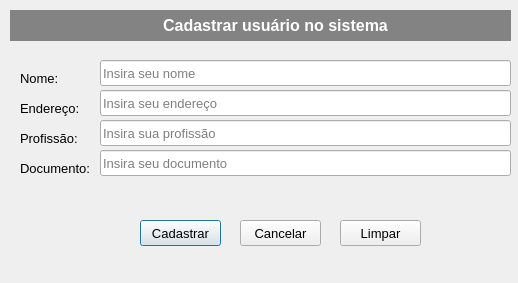
<?xml version="1.0" encoding="UTF-8"?>
<ui version="4.0">
 <class>cadastro</class>
 <widget class="QDialog" name="cadastro">
  <property name="geometry">
   <rect>
    <x>0</x>
    <y>0</y>
    <width>518</width>
    <height>283</height>
   </rect>
  </property>
  <property name="windowTitle">
   <string>Cadastro</string>
  </property>
  <widget class="QLabel" name="label">
   <property name="geometry">
    <rect>
     <x>10</x>
     <y>10</y>
     <width>501</width>
     <height>31</height>
    </rect>
   </property>
   <property name="styleSheet">
    <string notr="true">background-color: rgb(131, 131, 131);
border-color: rgb(3, 3, 3);</string>
   </property>
   <property name="text">
    <string/>
   </property>
  </widget>
  <widget class="QLabel" name="label_2">
   <property name="geometry">
    <rect>
     <x>70</x>
     <y>10</y>
     <width>411</width>
     <height>31</height>
    </rect>
   </property>
   <property name="font">
    <font>
     <family>Arial</family>
    </font>
   </property>
   <property name="text">
    <string>&lt;html&gt;&lt;head/&gt;&lt;body&gt;&lt;p align=&quot;center&quot;&gt;&lt;span style=&quot; font-size:12pt; font-weight:700; color:#ffffff;&quot;&gt;Cadastrar usuário no sistema&lt;/span&gt;&lt;/p&gt;&lt;/body&gt;&lt;/html&gt;</string>
   </property>
  </widget>
  <widget class="QLabel" name="label_3">
   <property name="geometry">
    <rect>
     <x>20</x>
     <y>70</y>
     <width>49</width>
     <height>16</height>
    </rect>
   </property>
   <property name="font">
    <font>
     <family>Arial</family>
     <pointsize>10</pointsize>
    </font>
   </property>
   <property name="text">
    <string>Nome:</string>
   </property>
  </widget>
  <widget class="QLabel" name="label_4">
   <property name="geometry">
    <rect>
     <x>20</x>
     <y>100</y>
     <width>61</width>
     <height>16</height>
    </rect>
   </property>
   <property name="font">
    <font>
     <family>Arial</family>
     <pointsize>10</pointsize>
    </font>
   </property>
   <property name="text">
    <string>Endereço:</string>
   </property>
  </widget>
  <widget class="QLabel" name="label_5">
   <property name="geometry">
    <rect>
     <x>20</x>
     <y>130</y>
     <width>61</width>
     <height>16</height>
    </rect>
   </property>
   <property name="font">
    <font>
     <family>Arial</family>
     <pointsize>10</pointsize>
    </font>
   </property>
   <property name="text">
    <string>Profissão:</string>
   </property>
  </widget>
  <widget class="QLabel" name="label_6">
   <property name="geometry">
    <rect>
     <x>20</x>
     <y>160</y>
     <width>71</width>
     <height>16</height>
    </rect>
   </property>
   <property name="font">
    <font>
     <family>Arial</family>
     <pointsize>10</pointsize>
    </font>
   </property>
   <property name="text">
    <string>Documento:</string>
   </property>
  </widget>
  <widget class="QLineEdit" name="lineEdit">
   <property name="geometry">
    <rect>
     <x>100</x>
     <y>60</y>
     <width>411</width>
     <height>26</height>
    </rect>
   </property>
   <property name="font">
    <font>
     <family>Arial</family>
     <pointsize>10</pointsize>
    </font>
   </property>
   <property name="placeholderText">
    <string>Insira seu nome</string>
   </property>
  </widget>
  <widget class="QLineEdit" name="lineEdit_2">
   <property name="geometry">
    <rect>
     <x>100</x>
     <y>90</y>
     <width>411</width>
     <height>26</height>
    </rect>
   </property>
   <property name="font">
    <font>
     <family>Arial</family>
     <pointsize>10</pointsize>
    </font>
   </property>
   <property name="placeholderText">
    <string>Insira seu endereço</string>
   </property>
  </widget>
  <widget class="QLineEdit" name="lineEdit_3">
   <property name="geometry">
    <rect>
     <x>100</x>
     <y>120</y>
     <width>411</width>
     <height>26</height>
    </rect>
   </property>
   <property name="font">
    <font>
     <family>Arial</family>
     <pointsize>10</pointsize>
    </font>
   </property>
   <property name="placeholderText">
    <string>Insira sua profissão</string>
   </property>
  </widget>
  <widget class="QLineEdit" name="lineEdit_4">
   <property name="geometry">
    <rect>
     <x>100</x>
     <y>150</y>
     <width>411</width>
     <height>26</height>
    </rect>
   </property>
   <property name="font">
    <font>
     <family>Arial</family>
     <pointsize>10</pointsize>
    </font>
   </property>
   <property name="placeholderText">
    <string>Insira seu documento</string>
   </property>
  </widget>
  <widget class="QPushButton" name="btn_cadastrar">
   <property name="geometry">
    <rect>
     <x>140</x>
     <y>220</y>
     <width>81</width>
     <height>26</height>
    </rect>
   </property>
   <property name="font">
    <font>
     <family>Arial</family>
     <pointsize>10</pointsize>
    </font>
   </property>
   <property name="text">
    <string>Cadastrar</string>
   </property>
  </widget>
  <widget class="QPushButton" name="btn_cancelar">
   <property name="geometry">
    <rect>
     <x>240</x>
     <y>220</y>
     <width>81</width>
     <height>26</height>
    </rect>
   </property>
   <property name="font">
    <font>
     <family>Arial</family>
     <pointsize>10</pointsize>
    </font>
   </property>
   <property name="text">
    <string>Cancelar</string>
   </property>
  </widget>
  <widget class="QPushButton" name="btn_limpar">
   <property name="geometry">
    <rect>
     <x>340</x>
     <y>220</y>
     <width>81</width>
     <height>26</height>
    </rect>
   </property>
   <property name="font">
    <font>
     <family>Arial</family>
     <pointsize>10</pointsize>
    </font>
   </property>
   <property name="text">
    <string>Limpar</string>
   </property>
  </widget>
 </widget>
 <resources/>
 <connections/>
</ui>
